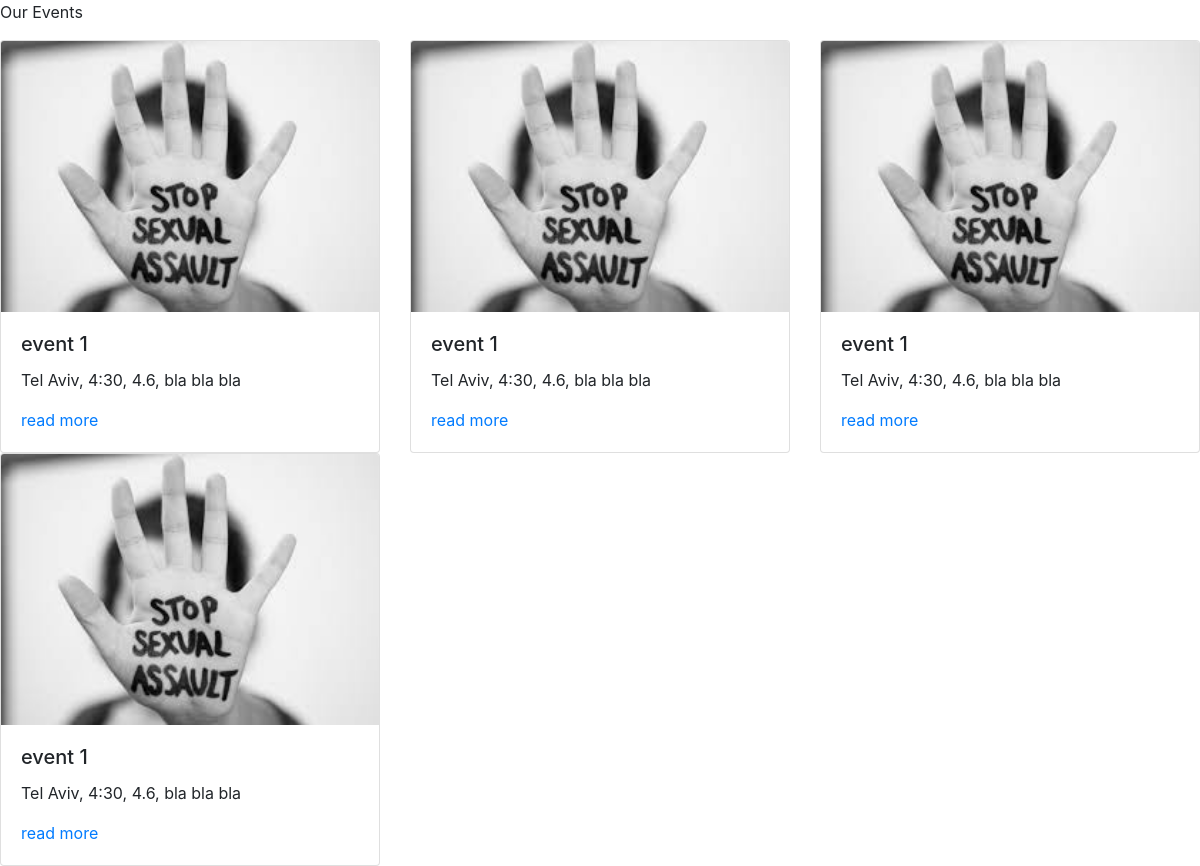
Before: /events with the older database file.
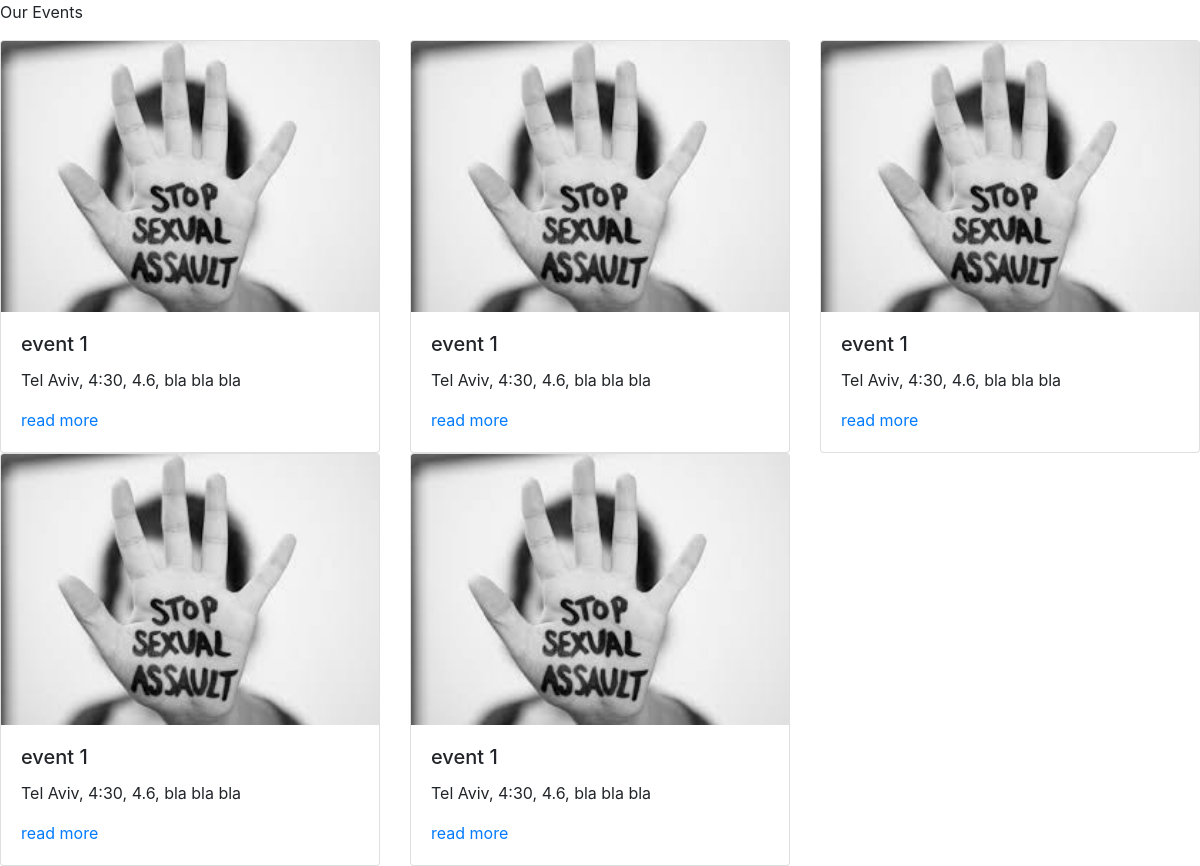
After: the same page with the newer database file.
### model.py (models this page shows)
class Event(Base):
    __tablename__ = "events"
    id = Column(Integer, primary_key=True)
    name = Column(String)
    time=Column(String)
    date=Column(String)
    place=Column(String)
    info=Column(String)
    picture=Column(String)

### app.py (the view)
@app.route("/events")
def events():
	events=get_all_events()
	return render_template("events.html", events=events)

### database.py (called while the page is built)
def get_all_events():
    events = session.query(Event).all()
    return events

### templates/events.html (shortened to what this page needs)
<!DOCTYPE html>
<html class="no-js" lang="en">
<head>
    <link rel="stylesheet" href="https://stackpath.bootstrapcdn.com/bootstrap/4.1.3/css/bootstrap.min.css">
</head>
<body>
		<p class=title1>Our Events<p>
		<div class=row>
			{% for event in events%}
      <div class="col-sm-4">
        <div class="card">
          <img class="card-img-top" src="{{url_for('static', filename='images/sexual.jpg')}}">
        <div class="card-body">
        <h5 class="card-title">{{event.name}}</h5>
        <p class="card-text">{{event.place}}, {{event.time}}, {{event.date}}, {{event.info}}</p>
        <a href="/event/{{event.id}}">read more</a>
        </div>
    </div>
  </div>
			{% endfor%}
		</div>
</body>
</html>

Changed rows visible on the page:
added Event: name "event 1", place "Tel Aviv", time "4:30", date "4.6", info "bla bla bla"
